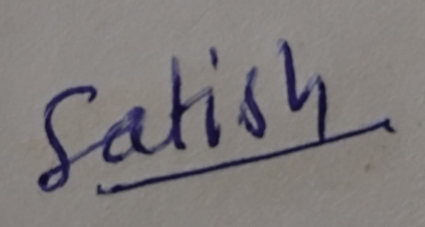
#> input picture Ref.png, 425 x 227 px, found by its file name
$ python sign.py
#> lines starting #> are read from the running program, lines starting #| are printed output that depends on the picture; after the words box and inside, x2 and y2 are one past the last pixel; in counts of white or black regions, pixels touching at a corner belong together
import cv2
import numpy as np
import matplotlib.pyplot as plt

def preprocess_image(image_path):
    img = cv2.imread(image_path, cv2.IMREAD_GRAYSCALE)
    if img is None:
        raise ValueError(f"Image at {image_path} not found.")
    img = cv2.resize(img, (300, 150))  # Resize for uniformity
    _, img_bin = cv2.threshold(img, 0, 255, cv2.THRESH_BINARY + cv2.THRESH_OTSU)
    return img_bin

def extract_orb_features(image):
    orb = cv2.ORB_create()
    keypoints, descriptors = orb.detectAndCompute(image, None)
    return keypoints, descriptors

def match_descriptors(desc1, desc2):
    bf = cv2.BFMatcher(cv2.NORM_HAMMING, crossCheck=True)
    matches = bf.match(desc1, desc2)
    matches = sorted(matches, key=lambda x: x.distance)
    return matches

def calculate_similarity(matches, threshold=50):
    good_matches = [m for m in matches if m.distance < threshold]
    match_ratio = len(good_matches) / len(matches) if matches else 0
    return match_ratio, good_matches

def verify_signature(ref_img_path, test_img_path, similarity_threshold=0.4):
    img1 = preprocess_image(ref_img_path)
#> in preprocess_image, `img = cv2.resize(img, (300, 150))`:
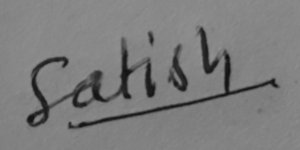
#> img: shape (150, 300); min 4, max 144, mean 124.2
#> in preprocess_image, `_, img_bin = cv2.threshold(img, 0, 255, cv2.THRESH_BINARY + cv2.THRESH..`:
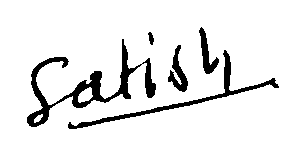
#> img_bin: shape (150, 300); 91.2% white; 5 black regions, box (x1, y1, x2, y2) and area: (27, 39, 156, 127) 2067, (68, 50, 279, 129) 1119, (168, 45, 188, 92) 387, (199, 27, 219, 74) 355, (148, 32, 154, 45) 49
    img2 = preprocess_image(test_img_path)
#> call 2 of preprocess_image, with image_path = 'Sign/test.png'
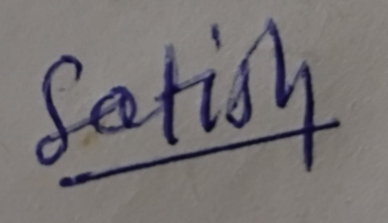
#> input picture test.png, 388 x 223 px, found by its file name
#> in preprocess_image (call 2), `img = cv2.imread(image_path, cv2.IMREAD_GRAYSCALE)`:
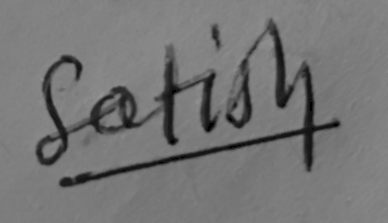
#> img: shape (223, 388); min 0, max 150, mean 116.9
#> in preprocess_image (call 2), `img = cv2.resize(img, (300, 150))`:
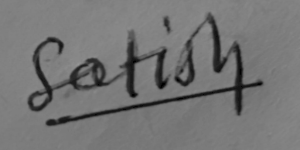
#> img: shape (150, 300); min 0, max 148, mean 116.8
#> in preprocess_image (call 2), `_, img_bin = cv2.threshold(img, 0, 255, cv2.THRESH_BINARY + cv2.THRESH..`:
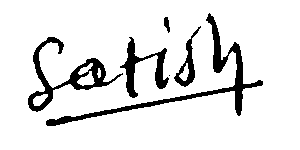
#> img_bin: shape (150, 300); 89.6% white; 6 black regions (1 under 20 px), largest, box (x1, y1, x2, y2) and area: (46, 13, 263, 126) 1934, (28, 37, 123, 112) 1396, (120, 37, 169, 98) 862, (174, 26, 201, 87) 419, (164, 17, 170, 33) 61

    kp1, desc1 = extract_orb_features(img1)
#> in extract_orb_features, `keypoints, descriptors = orb.detectAndCompute(image, None)`: keypoints = 269 keypoints; strongest (x, y, size): (144, 62, 31), (49, 103, 37.2), (71, 98, 37.2), (170, 72, 37.2)
#> kp1 has the same summary as keypoints in extract_orb_features
    kp2, desc2 = extract_orb_features(img2)
#> in extract_orb_features (call 2), `keypoints, descriptors = orb.detectAndCompute(image, None)`: keypoints = 318 keypoints; strongest (x, y, size): (224, 57, 31), (224, 56, 37.2), (41, 91, 31), (97, 81, 64.3)
#> kp2 has the same summary as keypoints in extract_orb_features

    if desc1 is None or desc2 is None:
        print("Not enough features detected.")
        return False

    matches = match_descriptors(desc1, desc2)
#> in match_descriptors, `matches = bf.match(desc1, desc2)`: matches = 92 matches
#> matches = 92 matches
    similarity, good_matches = calculate_similarity(matches)
#> in calculate_similarity, `good_matches = [m for m in matches if m.distance < threshold]`: good_matches = 61 matches
#> in calculate_similarity, `match_ratio = len(good_matches) / len(matches) if matches else 0`: match_ratio = 0.663
#> similarity = 0.663; good_matches = 61 matches

    print(f"Match Similarity: {similarity:.2f}")
#| Match Similarity: 0.66
    result = similarity >= similarity_threshold
#> result = True
    print("Signature Verified" if result else "Forgery Suspected")
#| Signature Verified

    # Visualization
    matched_img = cv2.drawMatches(img1, kp1, img2, kp2, good_matches, None, flags=2)
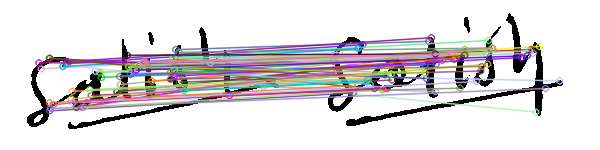
#> matched_img: shape (150, 600, 3); mean of channels 0, 1, 2 220.1, 217.6, 221.1; drawn as B, G, R
    plt.imshow(matched_img, cmap='gray')
    plt.title('Feature Matches')
    plt.axis('off')
    plt.show()

    return result

# Example usage
ref_signature = "Sign/Ref.png"
test_signature = "Sign/test.png"
verify_signature(ref_signature, test_signature)
